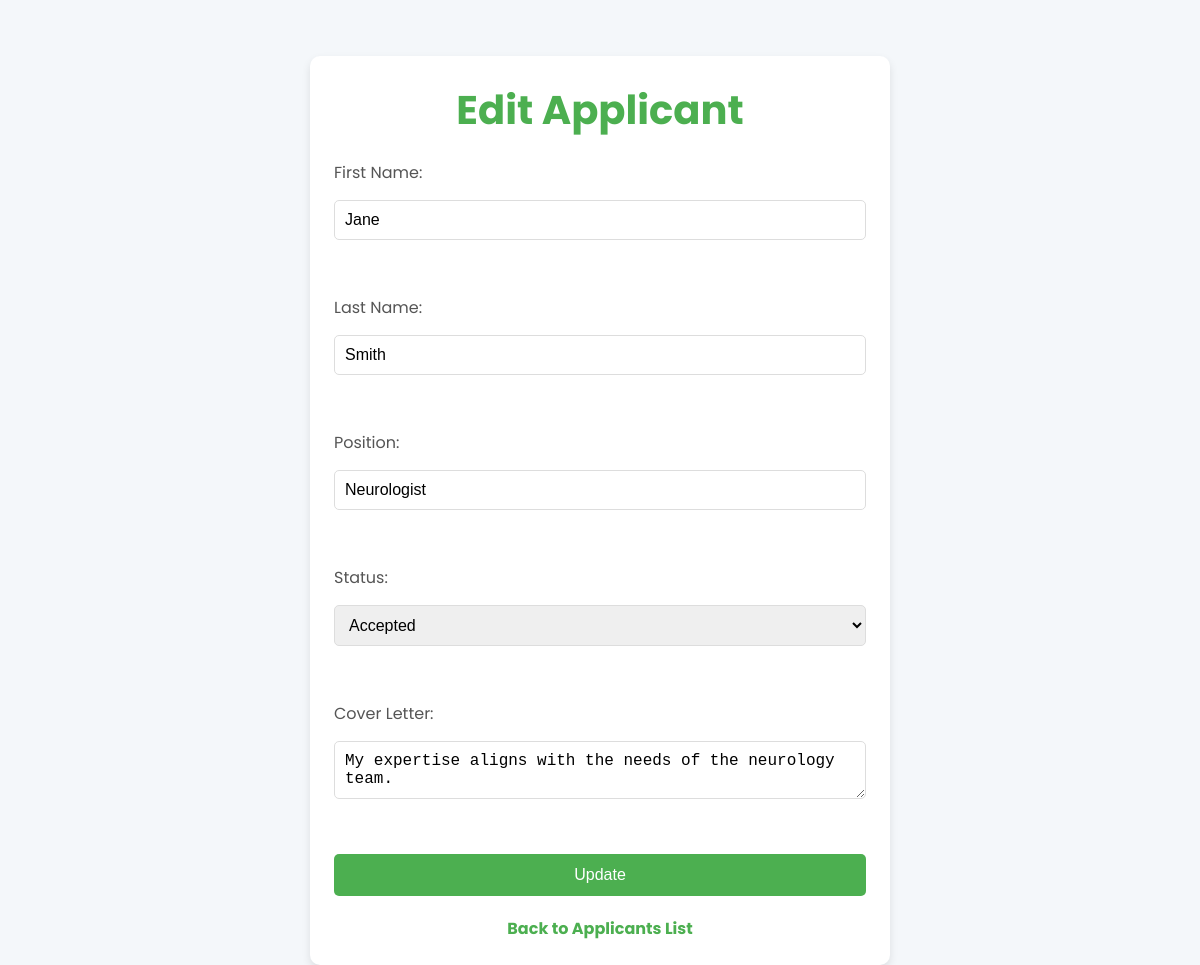
Page /editApplicant.php?id=2 (signed in) on the committed database.
### tables this page shows
CREATE TABLE job_applications (
    application_id INT AUTO_INCREMENT PRIMARY KEY,
    doctor_id INT,
    application_date TIMESTAMP DEFAULT CURRENT_TIMESTAMP,
    position VARCHAR(100),
    status ENUM('Pending', 'Accepted', 'Rejected') DEFAULT 'Pending',
    cover_letter TEXT,
    FOREIGN KEY (doctor_id) REFERENCES doctors(doctor_id)
);

CREATE TABLE doctors (
    doctor_id INT AUTO_INCREMENT PRIMARY KEY,
    first_name VARCHAR(100) NOT NULL,
    last_name VARCHAR(100) NOT NULL,
    email VARCHAR(100) NOT NULL UNIQUE,
    phone_number VARCHAR(15),
    date_of_birth DATE,
    gender ENUM('Male', 'Female', 'Other'),
    address TEXT,
    department_id INT,
    FOREIGN KEY (department_id) REFERENCES departments(department_id)
);

### editApplicant.php (the view, shortened to what this page needs)
<?php
include('core/dbConfig.php');
if (isset($_GET['id'])) {
    $applicationId = $_GET['id'];
    $stmt = $pdo->prepare("
        SELECT ja.*, d.first_name, d.last_name
        FROM job_applications ja
        JOIN doctors d ON ja.doctor_id = d.doctor_id
        WHERE ja.application_id = :id
    ");
    $stmt->execute(['id' => $applicationId]);
    $applicant = $stmt->fetch();
}
?>
<!DOCTYPE html>
<html lang="en">
<head>
    <link rel="stylesheet" href="styles.css">
</head>
<body>
    <div class="edit_container">
        <h1>Edit Applicant</h1>
        <form method="post">
            <label for="first_name">First Name:</label>
            <input type="text" name="first_name" value="<?= htmlspecialchars($applicant['first_name']) ?>" required><br>
            <label for="last_name">Last Name:</label>
            <input type="text" name="last_name" value="<?= htmlspecialchars($applicant['last_name']) ?>" required><br>
            <label for="position">Position:</label>
            <input type="text" name="position" value="<?= htmlspecialchars($applicant['position']) ?>" required><br>
            <label for="status">Status:</label>
            <select name="status">
                <option value="Accepted" <?= $applicant['status'] == 'Accepted' ? 'selected' : '' ?>>Accepted</option>
            </select><br>
            <label for="cover_letter">Cover Letter:</label>
            <textarea name="cover_letter"><?= htmlspecialchars($applicant['cover_letter']) ?></textarea><br>
            <button type="submit">Update</button>
        </form>
        <div style="text-align: center; margin-top: 20px;">
            <a href="index.php">Back to Applicants List</a>
        </div>
    </div>
</body>
</html>

### styles.css (style rules this page uses)
* { margin: 0; padding: 0; box-sizing: border-box; }
body { font-family: "Poppins", serif; background-color: #f4f7fa; color: #333; display: flex; justify-content: center; align-items: center; height: 100vh; padding: 20px; padding-top: 80px; }
.edit_container { width: 50%; max-width: 1200px; margin: 10rem 0 0 0; padding: 1.5em; background-color: #fff; border-radius: 10px; box-shadow: 0 4px 8px rgba(0, 0, 0, 0.1); }
h1 { font-size: 2.5rem; color: #4caf50; text-align: center; margin-bottom: 20px; }
form { display: flex; flex-direction: column; gap: 15px; }
label { font-size: 1rem; color: #555; }
input, select, textarea { font-size: 1rem; padding: 10px; border: 1px solid #ddd; border-radius: 5px; outline: none; transition: border-color 0.3s ease; }
button { background-color: #4caf50; color: white; padding: 12px; font-size: 1rem; border: none; border-radius: 5px; cursor: pointer; transition: background-color 0.3s ease; }
a { color: #4caf50; text-decoration: none; font-weight: bold; }

### rows in the picture
job_applications: first_name "Jane", last_name "Smith", position "Neurologist", status "Accepted", cover_letter "My expertise aligns with the needs of the neurology team."
